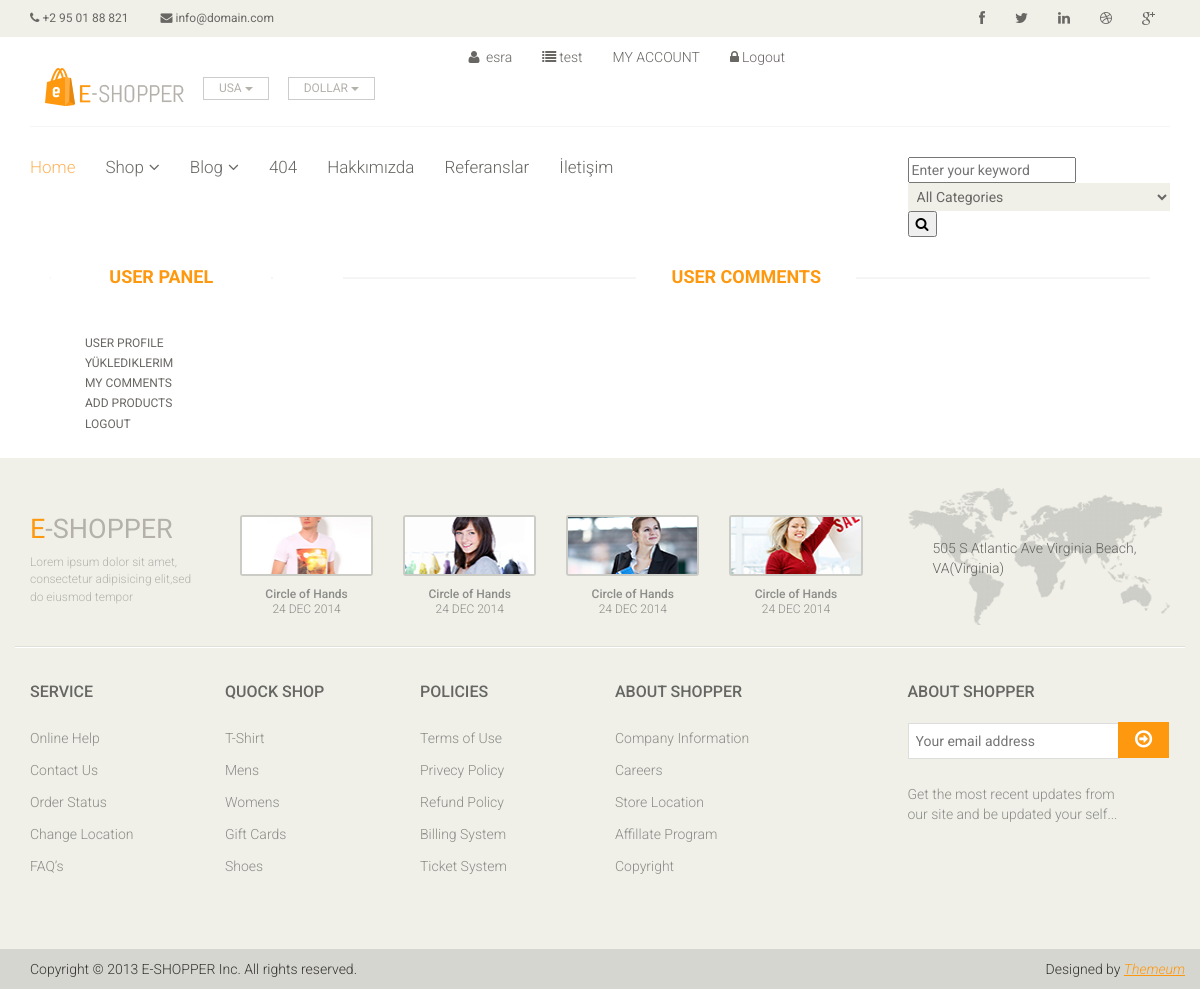
The app's page /user/myhomes/ (signed in), older data.
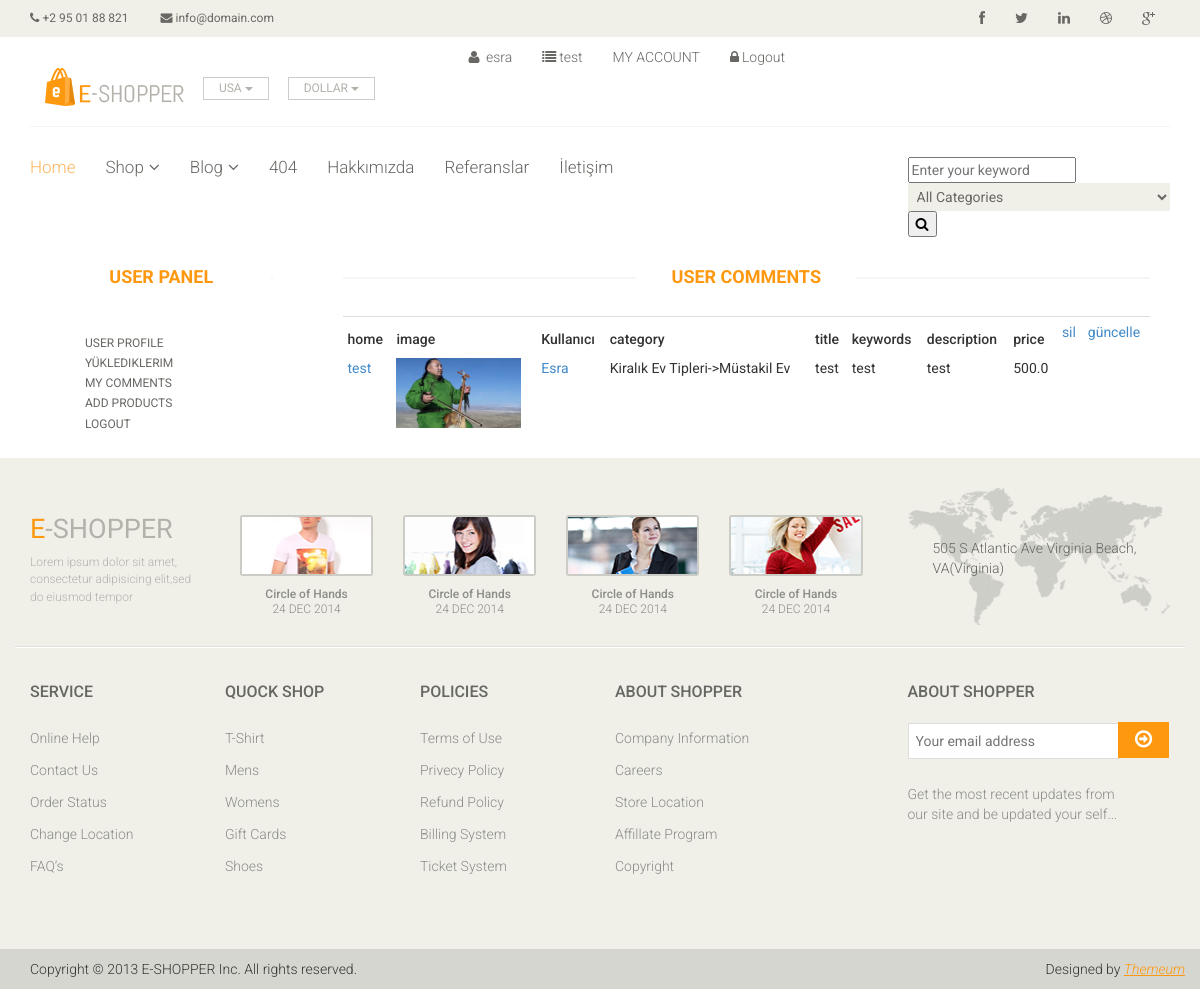
The same page, newer data.
### product/models.py (models this page shows, shortened)
class Product(models.Model):
    STATUS = (
        ('True', 'Evet'),
        ('False', 'Hayır'),
    )
    user = models.ForeignKey(User, on_delete=models.CASCADE)
    category = models.ForeignKey(Category, on_delete=models.CASCADE)
    title = models.CharField(max_length=150)
    keywords = models.CharField(max_length=255)
    description = models.CharField(max_length=255)
    image = models.ImageField(blank=True, upload_to='images/')
    price = models.FloatField()
    detail = RichTextUploadingField()
    slug = models.SlugField(null=False, unique=True)
    status = models.CharField(max_length=10, choices=STATUS)
    create_at = models.DateTimeField(auto_now_add=True)
    update_at = models.DateTimeField(auto_now=True)
    def image_tag(self):
        return mark_safe('<img src="{}" height="50"/>'.format(self.image.url))
    image_tag.short_description = 'Image'

class Category(MPTTModel):
    STATUS = (
        ('True', 'Evet'),
        ('False', 'Hayır'),
    )
    title = models.CharField(max_length=100)
    keywords = models.CharField(max_length=255)
    description = models.CharField(max_length=255)
    image = models.ImageField(blank=True, upload_to='images/')
    status = models.CharField(max_length=10, choices=STATUS)
    slug = models.SlugField(null=False, unique=True)
    parent = TreeForeignKey('self', blank=True, null=True, related_name='children', on_delete=models.CASCADE)
    create_at = models.DateTimeField(auto_now_add=True)
    update_at = models.DateTimeField(auto_now=True)
    class MPTTMeta:
        order_insertion_by = ['title']
    def __str__(self):
       full_path = [self.title]
       k = self.parent
       while k is not None:
           full_path.append(k.title)
           k = k.parent
       return '->'.join(full_path[::-1])
    def image_tag(self):
        return mark_safe('<img src="{}" height="50"/>'.format(self.image.url))
    image_tag.short_description = 'Image'

### user/views.py (the view)
# urls.py: path('myhomes/', views.myhomes, name='myhomes'),
@login_required(login_url='/login')
def myhomes(request):
    category = Category.objects.all()
    current_user = request.user
    products = Product.objects.filter(user_id=current_user.id)
    context = {'category': category,
               'products': products,
               }
    return render(request, 'myhomes.html', context)

### user/templates/myhomes.html (shortened to what this page needs)
{% extends "homebase.html" %}
{% block maincontent %}
    <div id="contact-page" class="container">
        <div class="bg">
            <div class="row">
                <div class="col-sm-3">
                    <div class="contact-form">
                        {% include "user_panel.html" %}
                    </div>
                </div>
                <div class="col-sm-9">
                    <div class="contact-info">
                        <h2 class="title text-center">User comments</h2>
                        <table class="table table-condensed">
                            <tr class="cart_menu">
                            {% for rs in products %}
                            <tr>
                                <td><h5>home</h5><a href="/product/{{ rs.id }}/{{ rs.slug }}">{{ rs.title}}</a></td>
                                <td class="text-left" ><h5>image</h5><img src="{{rs.image.url}}" style="height: 70px" alt=""></td>
                                <td><h5>Kullanıcı</h5><a href="/user">{{ rs.user}}</a></td>
                                <td><h5>category</h5>{{ rs.category }}</td>
                                <td><h5>title</h5>{{ rs.title }}</td>
                                <td><h5>keywords</h5>{{ rs.keywords }}</td>
                                <td><h5>description</h5>{{ rs.description }}</td>
                                <td><h5>price</h5>{{ rs.price }}</td>
                                <td><a href="/user/deletemyhomes/{{ rs.id }}" onclick="return confirm('silinecek onaylıyormusun')">sil</a></td>
                                <td><a href="/user/update1/{{ rs.id }}" >güncelle</a></td>
                            </tr>
                            {% endfor %}
                            </tr>
                        </table>
                    </div>
                </div>
            </div>
        </div>
    </div>
{% endblock %}

Row changes from the older to the newer data that the page shows:
added Product: title "test", image (placeholder picture), user "Esra", category "Kiralık Ev Tipleri->Müstakil Ev", keywords "test", description "test", price "500.0"
